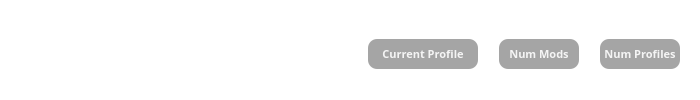
        <widget class="QWidget" name="DetailForm" native="true">
         <property name="sizePolicy">
          <sizepolicy hsizetype="Preferred" vsizetype="Minimum">
           <horstretch>0</horstretch>
           <verstretch>0</verstretch>
          </sizepolicy>
         </property>
         <property name="minimumSize">
          <size>
           <width>700</width>
           <height>45</height>
          </size>
         </property>
         <property name="maximumSize">
          <size>
           <width>16777215</width>
           <height>16777215</height>
          </size>
         </property>
         <property name="styleSheet">
          <string notr="true">QWidget{
	color: white;
	background-color: rgba(0, 0, 0,0);
}</string>
         </property>
         <layout class="QHBoxLayout" name="horizontalLayout">
          <property name="spacing">
           <number>0</number>
          </property>
          <property name="leftMargin">
           <number>0</number>
          </property>
          <property name="bottomMargin">
           <number>2</number>
          </property>
          <item>
           <widget class="QFrame" name="TitleFrame">
            <property name="minimumSize">
             <size>
              <width>226</width>
              <height>57</height>
             </size>
            </property>
            <property name="maximumSize">
             <size>
              <width>226</width>
              <height>57</height>
             </size>
            </property>
            <property name="styleSheet">
             <string notr="true">QWidget{
	background-color: rgba(0,0,0,0);
	border: 0px;
}</string>
            </property>
            <property name="frameShape">
             <enum>QFrame::StyledPanel</enum>
            </property>
            <property name="frameShadow">
             <enum>QFrame::Raised</enum>
            </property>
            <layout class="QVBoxLayout" name="verticalLayout_3">
             <property name="spacing">
              <number>0</number>
             </property>
             <property name="leftMargin">
              <number>0</number>
             </property>
             <property name="topMargin">
              <number>0</number>
             </property>
             <property name="rightMargin">
              <number>0</number>
             </property>
             <property name="bottomMargin">
              <number>0</number>
             </property>
             <item>
              <widget class="QWidget" name="SubLabelFrame" native="true">
               <property name="minimumSize">
                <size>
                 <width>0</width>
                 <height>0</height>
                </size>
               </property>
               <layout class="QHBoxLayout" name="horizontalLayout_5">
                <property name="spacing">
                 <number>0</number>
                </property>
                <property name="leftMargin">
                 <number>0</number>
                </property>
                <property name="topMargin">
                 <number>0</number>
                </property>
                <property name="rightMargin">
                 <number>0</number>
                </property>
                <property name="bottomMargin">
                 <number>0</number>
                </property>
                <item>
                 <spacer name="horizontalSpacer_4">
                  <property name="orientation">
                   <enum>Qt::Horizontal</enum>
                  </property>
                  <property name="sizeType">
                   <enum>QSizePolicy::Maximum</enum>
                  </property>
                  <property name="sizeHint" stdset="0">
                   <size>
                    <width>20</width>
                    <height>20</height>
                   </size>
                  </property>
                 </spacer>
                </item>
                <item>
                 <widget class="QPushButton" name="HomeLabel">
                  <property name="sizePolicy">
                   <sizepolicy hsizetype="Preferred" vsizetype="Preferred">
                    <horstretch>0</horstretch>
                    <verstretch>0</verstretch>
                   </sizepolicy>
                  </property>
                  <property name="maximumSize">
                   <size>
                    <width>45</width>
                    <height>16777215</height>
                   </size>
                  </property>
                  <property name="font">
                   <font>
                    <family>Segoe UI Variable Display Semib</family>
                    <weight>75</weight>
                    <bold>true</bold>
                   </font>
                  </property>
                  <property name="styleSheet">
                   <string notr="true">QPushButton{
	color: rgba(255,255,255,150);
	padding-top: 4px;
}

QPushButton:hover{
	color: rgba(255,255,255,200);
	padding-top: 4px;
}

QPushButton:pressed{
	color: rgba(255,255,255,180);
	padding-top: 4px;
}</string>
                  </property>
                  <property name="text">
                   <string>HOME &gt;</string>
                  </property>
                 </widget>
                </item>
                <item>
                 <spacer name="horizontalSpacer_5">
                  <property name="orientation">
                   <enum>Qt::Horizontal</enum>
                  </property>
                  <property name="sizeHint" stdset="0">
                   <size>
                    <width>157</width>
                    <height>20</height>
                   </size>
                  </property>
                 </spacer>
                </item>
               </layout>
              </widget>
             </item>
             <item>
              <widget class="QLabel" name="GameLabel">
               <property name="sizePolicy">
                <sizepolicy hsizetype="Minimum" vsizetype="Preferred">
                 <horstretch>0</horstretch>
                 <verstretch>0</verstretch>
                </sizepolicy>
               </property>
               <property name="minimumSize">
                <size>
                 <width>226</width>
                 <height>0</height>
                </size>
               </property>
               <property name="maximumSize">
                <size>
                 <width>16777215</width>
                 <height>34</height>
                </size>
               </property>
               <property name="font">
                <font>
                 <pointsize>25</pointsize>
                 <weight>75</weight>
                 <bold>true</bold>
                </font>
               </property>
               <property name="layoutDirection">
                <enum>Qt::LeftToRight</enum>
               </property>
               <property name="styleSheet">
                <string notr="true">QLabel{
	padding-left: 4px;
	padding-right: 4px;
}</string>
               </property>
               <property name="text">
                <string>TITLE</string>
               </property>
               <property name="scaledContents">
                <bool>false</bool>
               </property>
               <property name="alignment">
                <set>Qt::AlignCenter</set>
               </property>
              </widget>
             </item>
            </layout>
           </widget>
          </item>
          <item>
           <spacer name="horizontalSpacer">
            <property name="orientation">
             <enum>Qt::Horizontal</enum>
            </property>
            <property name="sizeType">
             <enum>QSizePolicy::MinimumExpanding</enum>
            </property>
            <property name="sizeHint" stdset="0">
             <size>
              <width>50</width>
              <height>10</height>
             </size>
            </property>
           </spacer>
          </item>
          <item>
           <widget class="QFrame" name="StatsFrame">
            <property name="minimumSize">
             <size>
              <width>0</width>
              <height>0</height>
             </size>
            </property>
            <property name="maximumSize">
             <size>
              <width>16777215</width>
              <height>40</height>
             </size>
            </property>
            <property name="font">
             <font>
              <family>Segoe UI Variable Display</family>
              <pointsize>8</pointsize>
             </font>
            </property>
            <property name="styleSheet">
             <string notr="true">QFrame{
	color: rgba(255, 255, 255, 225);
	background-color: rgba(0, 0, 0, 0);
}

QLabel{
	border-radius: 9px;
	background-color: rgba(0, 0, 0, 90); 
}
</string>
            </property>
            <property name="frameShape">
             <enum>QFrame::NoFrame</enum>
            </property>
            <property name="frameShadow">
             <enum>QFrame::Plain</enum>
            </property>
            <layout class="QHBoxLayout" name="horizontalLayout_4">
             <property name="spacing">
              <number>9</number>
             </property>
             <property name="topMargin">
              <number>0</number>
             </property>
             <property name="rightMargin">
              <number>9</number>
             </property>
             <property name="bottomMargin">
              <number>0</number>
             </property>
             <item>
              <widget class="QLabel" name="ProfileLabel">
               <property name="minimumSize">
                <size>
                 <width>110</width>
                 <height>0</height>
                </size>
               </property>
               <property name="maximumSize">
                <size>
                 <width>16777215</width>
                 <height>30</height>
                </size>
               </property>
               <property name="font">
                <font>
                 <family>Segoe UI Variable Display</family>
                 <pointsize>8</pointsize>
                 <weight>75</weight>
                 <bold>true</bold>
                </font>
               </property>
               <property name="text">
                <string>Current Profile</string>
               </property>
               <property name="alignment">
                <set>Qt::AlignCenter</set>
               </property>
               <property name="margin">
                <number>0</number>
               </property>
              </widget>
             </item>
             <item>
              <widget class="QLabel" name="line">
               <property name="minimumSize">
                <size>
                 <width>3</width>
                 <height>20</height>
                </size>
               </property>
               <property name="maximumSize">
                <size>
                 <width>3</width>
                 <height>20</height>
                </size>
               </property>
               <property name="font">
                <font>
                 <family>Segoe UI Variable Display</family>
                </font>
               </property>
               <property name="styleSheet">
                <string notr="true">QLabel{
	background-color: rgba(255, 255, 255, 225);
	border-width:3px;
	border-radius:6px;
}</string>
               </property>
               <property name="text">
                <string/>
               </property>
              </widget>
             </item>
             <item>
              <widget class="QLabel" name="ModCountLabel">
               <property name="minimumSize">
                <size>
                 <width>80</width>
                 <height>0</height>
                </size>
               </property>
               <property name="maximumSize">
                <size>
                 <width>16777215</width>
                 <height>30</height>
                </size>
               </property>
               <property name="font">
                <font>
                 <family>Segoe UI Variable Display</family>
                 <pointsize>8</pointsize>
                 <weight>75</weight>
                 <bold>true</bold>
                </font>
               </property>
               <property name="text">
                <string>Num Mods</string>
               </property>
               <property name="alignment">
                <set>Qt::AlignCenter</set>
               </property>
               <property name="margin">
                <number>0</number>
               </property>
              </widget>
             </item>
             <item>
              <widget class="QLabel" name="line_2">
               <property name="minimumSize">
                <size>
                 <width>3</width>
                 <height>20</height>
                </size>
               </property>
               <property name="maximumSize">
                <size>
                 <width>3</width>
                 <height>20</height>
                </size>
               </property>
               <property name="font">
                <font>
                 <family>Segoe UI Variable Display</family>
                </font>
               </property>
               <property name="styleSheet">
                <string notr="true">QLabel{
	background-color: rgba(255, 255, 255, 225);
	border-width:3px;
	border-radius:6px;
}</string>
               </property>
               <property name="text">
                <string/>
               </property>
              </widget>
             </item>
             <item>
              <widget class="QLabel" name="CountLabel2">
               <property name="minimumSize">
                <size>
                 <width>80</width>
                 <height>0</height>
                </size>
               </property>
               <property name="maximumSize">
                <size>
                 <width>16777215</width>
                 <height>30</height>
                </size>
               </property>
               <property name="font">
                <font>
                 <family>Segoe UI Variable Display</family>
                 <pointsize>8</pointsize>
                 <weight>75</weight>
                 <bold>true</bold>
                </font>
               </property>
               <property name="text">
                <string>Num Profiles</string>
               </property>
               <property name="alignment">
                <set>Qt::AlignCenter</set>
               </property>
               <property name="margin">
                <number>0</number>
               </property>
              </widget>
             </item>
            </layout>
           </widget>
          </item>
         </layout>
        </widget>
